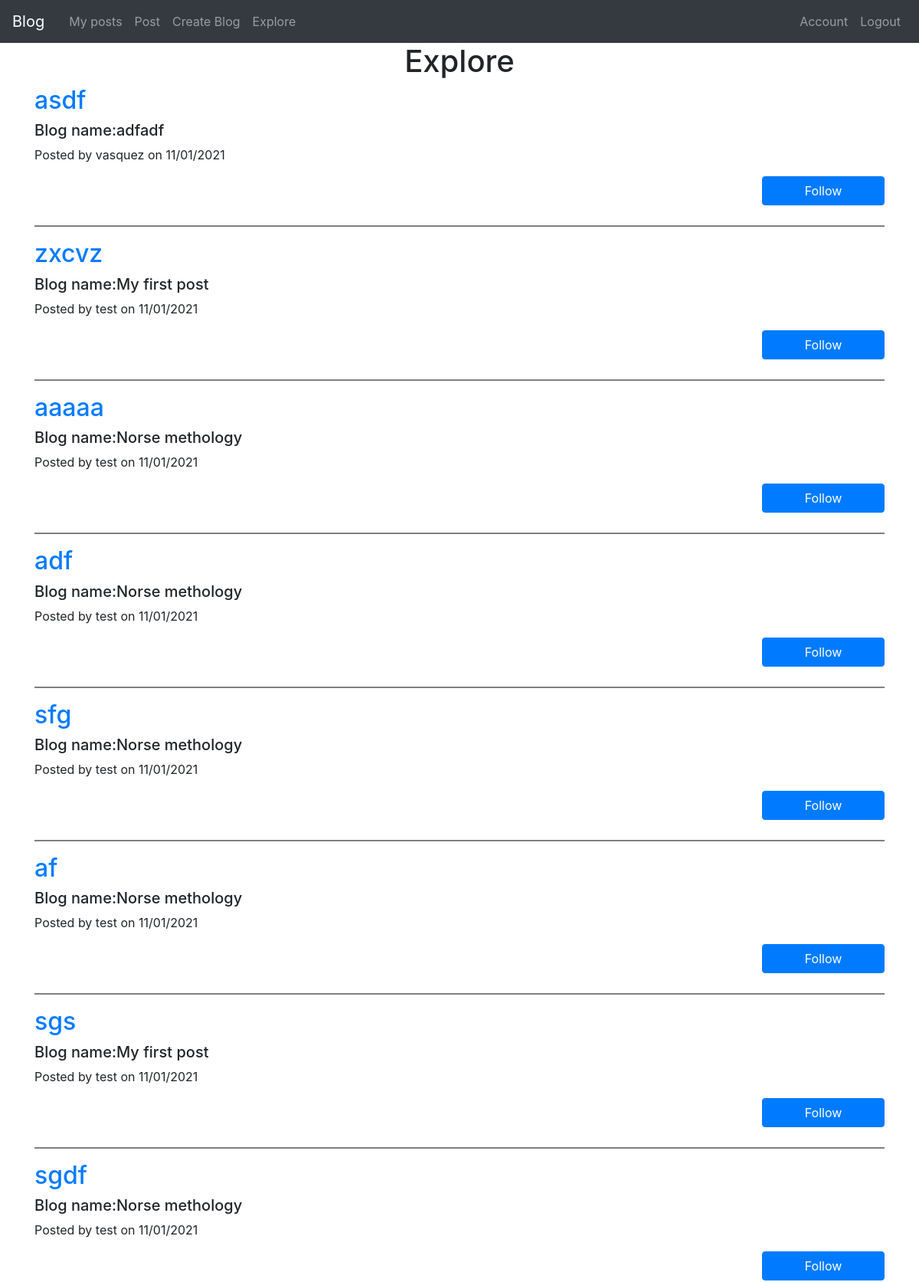
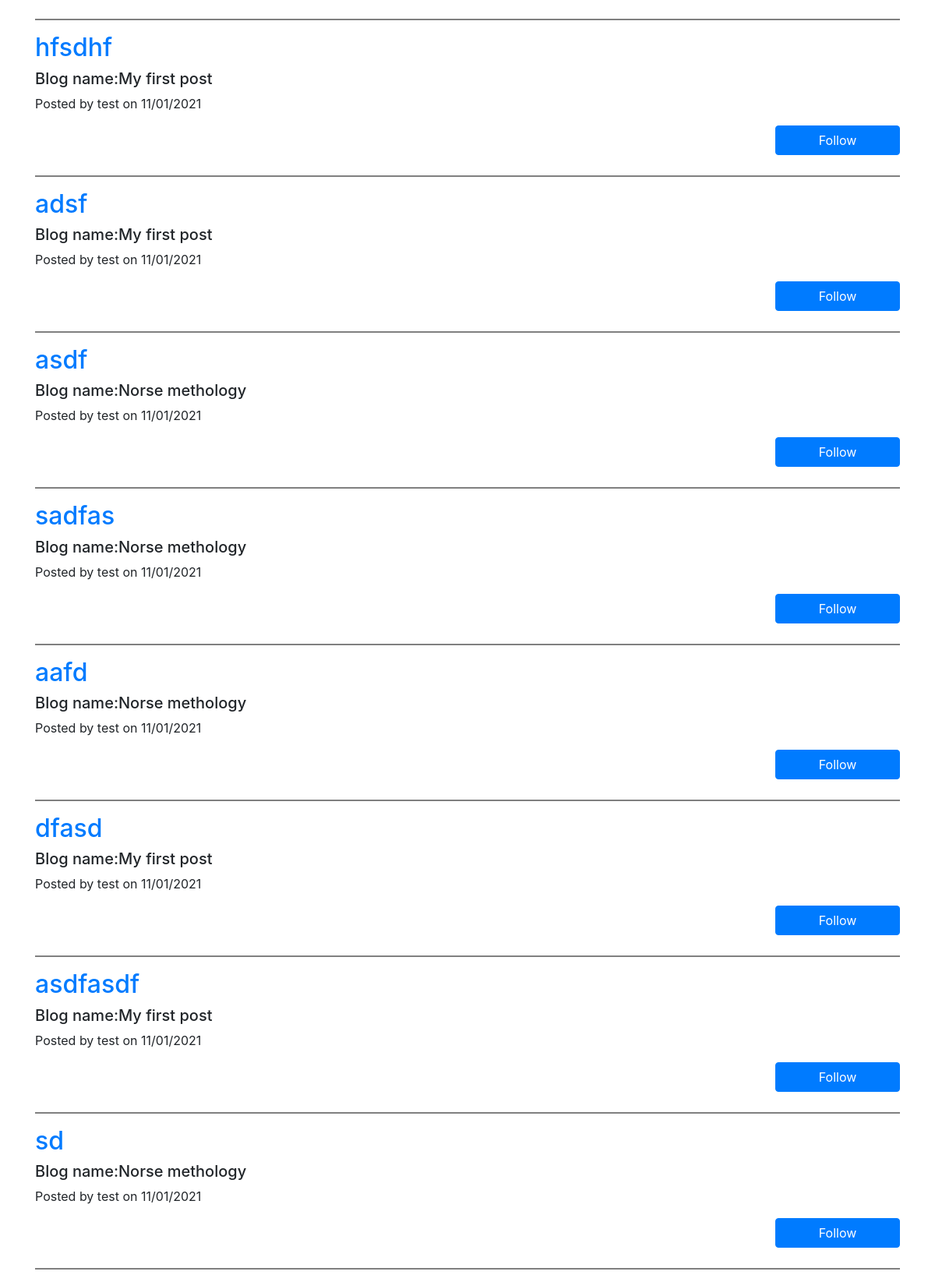
Screenshot of /general (signed in) with the database file from the repository (2 pictures, top to bottom).
### app/models.py (models this page shows)
class Posts(db.Model):
    id = db.Column(db.Integer, primary_key=True)
    date = db.Column(db.DateTime)
    title = db.Column(db.String(500))
    body= db.Column(db.String(2000))
    author = db.Column(db.String(20))
    image_name=db.Column(db.String(100))
    blog_id=db.Column(db.Integer,db.ForeignKey('blog.id'))

class Blog(db.Model):
    id= db.Column(db.Integer, primary_key=True)
    blog_name = db.Column(db.String(100))
    user_id=db.Column(db.Integer,db.ForeignKey('user.id'))
    posts=db.relationship("Posts",backref='blog',lazy=True)

### app/views.py (the view)
@app.route('/general', methods=['GET', 'POST'])
@login_required
def general():
	posts=Posts.query.order_by(Posts.date.desc()).join(Blog).filter(Blog.user_id != current_user.id).all()
	return render_template('general.html', title='General', posts = posts)

### app/models.py (called while the page is built)
    def has_followed_blog(self, blog):
        return self.followed_blogs.filter_by(
          id=blog.id).first() is not None

### app/views.py (called while the page is built)
@login_manager.user_loader
def load_user(user_id):
	return User.query.get(int(user_id))

### app/templates/general.html
{% extends "base.html" %}
{% block content %}
<h1 class="text-center">Explore</h1>
{% for post in posts %}
<div class="post-preview">
  <a href="{{ url_for('post', post_id=post.id) }}">
    <h2 class="post-title">
    {{post.title }}
    </h2>
  </a>
  <h5>
    Blog name:{{ post.blog.blog_name }}
  </h5>
  <p class="post-meta">Posted by {{post.author}} on {{ post.date.strftime('%d/%m/%Y') }}</p>
  {% if current_user.has_followed_blog(post.blog) %}
  <button class="btn btn-primary float-right unfollowButton" blog_id="{{  post.blog.blog_name }}">Unfollow</button>
  {% else %}
  <button class="btn btn-primary float-right followButton" blog_id="{{  post.blog.blog_name }}">Follow</button>
  {% endif %}
</div>
<br>
<br>
<hr style="height:2px;border-width:0;color:gray;background-color:gray">
{% endfor %}
{% endblock %}

### app/static/mainpage.css (style rules this page uses)
.followButton { width:160px; }

### rows the page displays
Posts: title "asdf", blog.blog_name "adfadf", author "vasquez", date "11/01/2021"
Posts: title "zxcvz", blog.blog_name "My first post", author "test", date "11/01/2021"
Posts: title "aaaaa", blog.blog_name "Norse methology", author "test", date "11/01/2021"
Posts: title "adf", blog.blog_name "Norse methology", author "test", date "11/01/2021"
Posts: title "sfg", blog.blog_name "Norse methology", author "test", date "11/01/2021"
Posts: title "af", blog.blog_name "Norse methology", author "test", date "11/01/2021"
Posts: title "sgs", blog.blog_name "My first post", author "test", date "11/01/2021"
Posts: title "sgdf", blog.blog_name "Norse methology", author "test", date "11/01/2021"
Posts: title "hfsdhf", blog.blog_name "My first post", author "test", date "11/01/2021"
Posts: title "adsf", blog.blog_name "My first post", author "test", date "11/01/2021"
Posts: title "asdf", blog.blog_name "Norse methology", author "test", date "11/01/2021"
Posts: title "sadfas", blog.blog_name "Norse methology", author "test", date "11/01/2021"
Posts: title "aafd", blog.blog_name "Norse methology", author "test", date "11/01/2021"
Posts: title "dfasd", blog.blog_name "My first post", author "test", date "11/01/2021"
Posts: title "asdfasdf", blog.blog_name "My first post", author "test", date "11/01/2021"
Posts: title "sd", blog.blog_name "Norse methology", author "test", date "11/01/2021"
